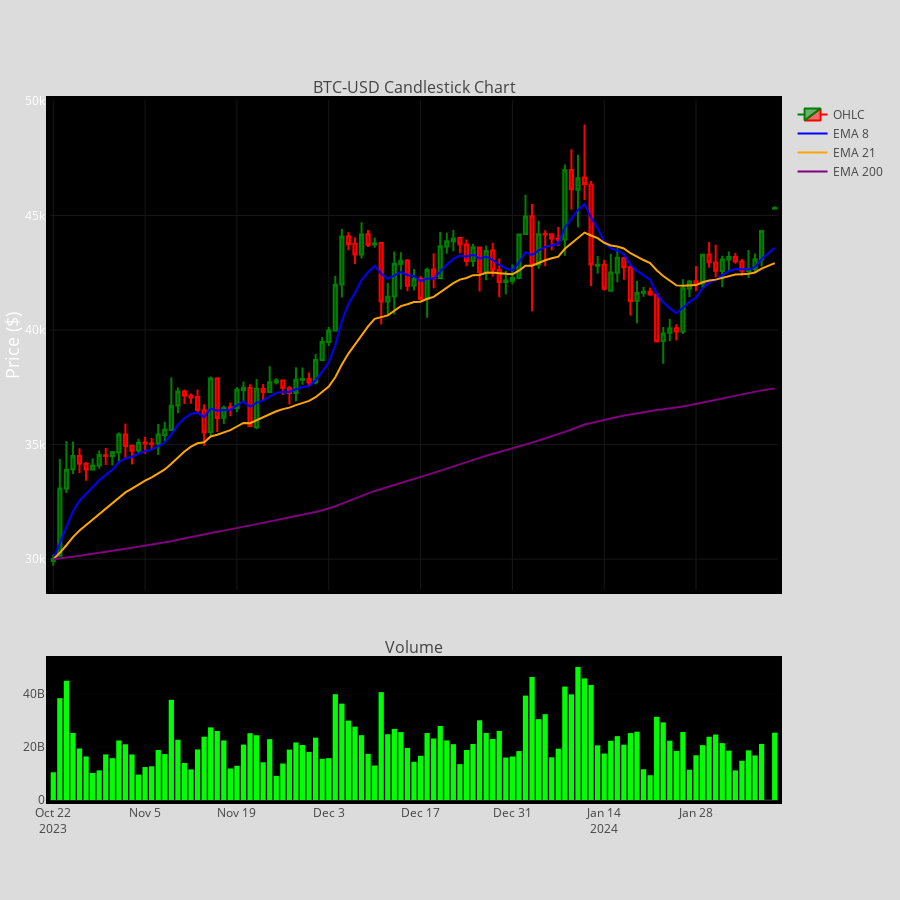

The code cell stored with this chart in its notebook:
### Code cell
plot_candlestick(data_6_months, 'Bitcoin 6 Month Candlestick Chart');
